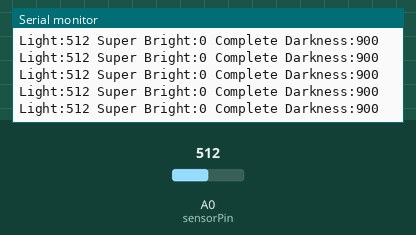
Bench run of a sketch on a simulated Arduino Uno, built with avr-gcc and run on an emulated ATmega328P. Parts: the last lines printed to the serial monitor. The inputs (shaded band) are chosen by the test bench; at power-on: A0 (sensorPin) = 512.

Above: at 1.2 s.
1.3 s: A0 (sensorPin) set to 104
At 1.36 s:
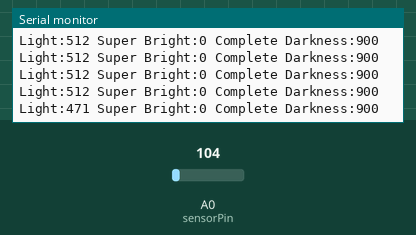
4.3 s: A0 (sensorPin) set to 92
At 4.31 s:
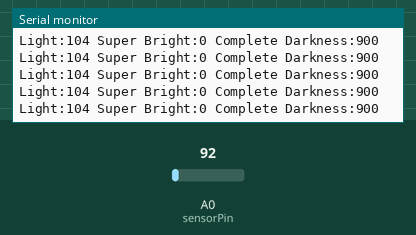
10.3 s: A0 (sensorPin) set to 991
At 10.33 s:
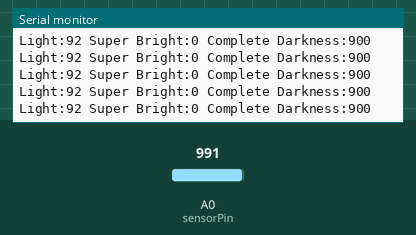
13.3 s: A0 (sensorPin) set to 1016
At 13.32 s:
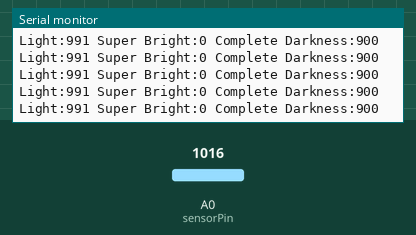
Timing chart, 0 to 16.3 s (numbered marks = the images above; inputs shaded):
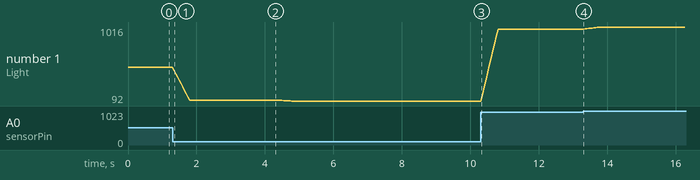

Measured:
- after the input at 1.3 s, the serial monitor: prints a new line after 0.05 s (image 1)
- plotted number 1: 512 → 104 after the input at 1.3 s, 104 → 92 after the input at 4.3 s, 92 → 991 after the input at 10.3 s, 991 → 1016 after the input at 13.3 s

The sketch:

lightMeasure.ino
```cpp
const int sensorPin = A0;

const int smoothingAmount = 10;
int readings[smoothingAmount];
int readIndex = 0;
long total = 0;
int averageValue = 0;

void setup() {
  Serial.begin(9600);

  for (int i = 0; i < smoothingAmount; i++) {
    readings[i] = analogRead(sensorPin);
    total += readings[i];
  }
}

void loop() {
  int rawValue = analogRead(sensorPin);

  total -= readings[readIndex];
  readings[readIndex] = rawValue;
  total += readings[readIndex];

  readIndex++;
  if (readIndex >= smoothingAmount) {
    readIndex = 0;
  }

  averageValue = total / smoothingAmount;

  Serial.print("Light:");
  Serial.print(averageValue);
  Serial.print(" ");
  Serial.print("Super Bright:");
  Serial.print(0);
  Serial.print(" ");
  Serial.print("Complete Darkness:");
  Serial.println(900);

  delay(30);
}
```
